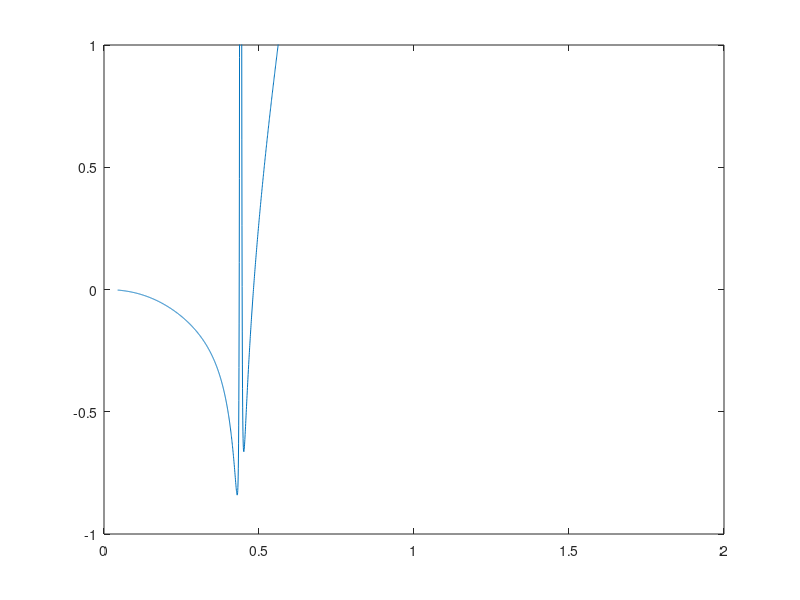

MATLAB code for this plot:
close all; clear all; clc

L_e = [-2:0.001:2];
L_e(abs(L_e)<1.e-8) = [];
L_rho = ellipke(1-(L_e/2).^2)/(2*pi^2);

de    = L_e(2)-L_e(1);
j_C   = log(1+sqrt(2))/2.;
L_j   = [0.1:0.001:2]*j_C;
N_j   = numel(L_j);
L_C   = zeros(N_j,1);

for ij = 1: N_j
    j        = L_j(ij);
    kappa    = sinh(2*j);
    L_deno   = (1-kappa)^2 + kappa*(2+L_e);
    L_deno_q = L_deno.^2; 
    L_lng    = L_rho.*log(L_deno);
    lng      = sum(L_lng)*de;
    L_gp     = L_rho.*( ((2+L_e) -2 *(1-kappa))./L_deno);
    gp = sum(L_gp)*de;
    L_gpp = L_rho.*( ((L_e+kappa).^2 +kappa^2 -2)./L_deno_q);
    gpp = sum(L_gpp)*de;
    
    L_C(ij) = 2*j^2*((1+kappa)^2.*gpp +kappa * gp);
    
end
plot(L_j,L_C)
axis([0 2 -1 1])